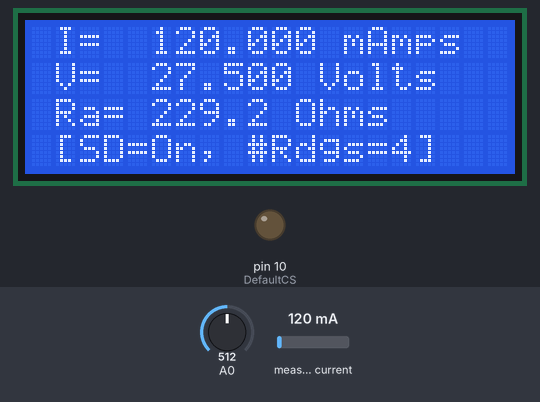
A sketch run on a simulated Arduino Uno, built with avr-gcc and run on an emulated ATmega328P. On the bench: 20×4 character LCD, output pins drawn as LEDs (lit = HIGH). Inputs (shaded band) come from the test bench; at power-on: measured current 120 mA, A0 = 512. Storage starts empty.

Above: at 4.3 s.
4.4 s: measured current set to 40 mA
At 4.76 s:
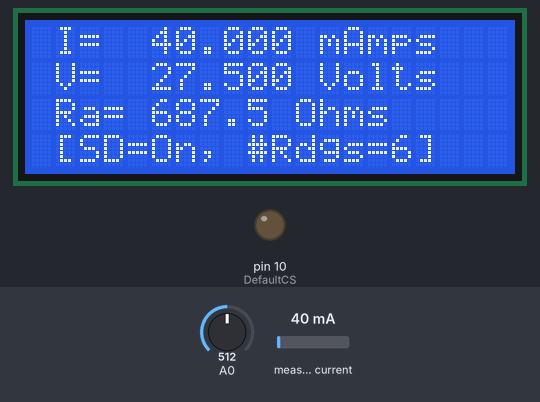
7.4 s: A0 set to 82
At 7.83 s:
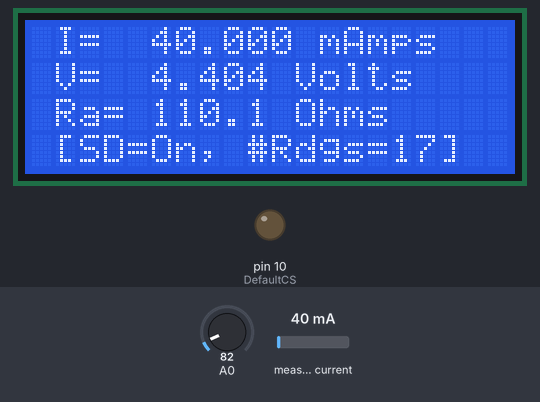
9.1 s: A0 set to 70
At 9.5 s:
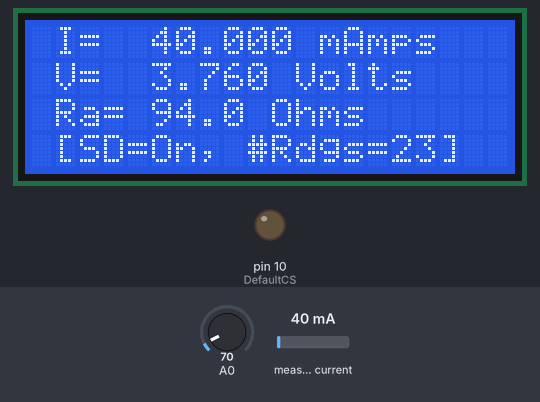
12.1 s: measured current set to 500 mA
At 12.55 s:
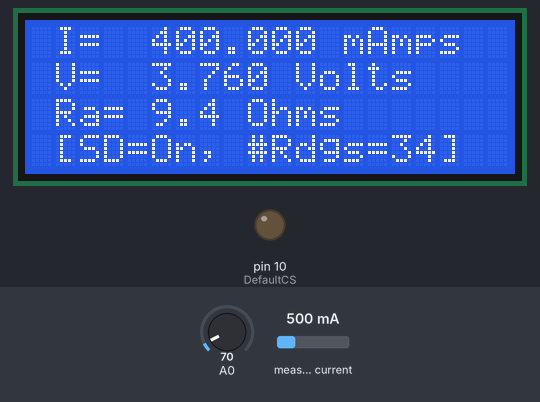
13.9 s: A0 set to 122
At 14.22 s:
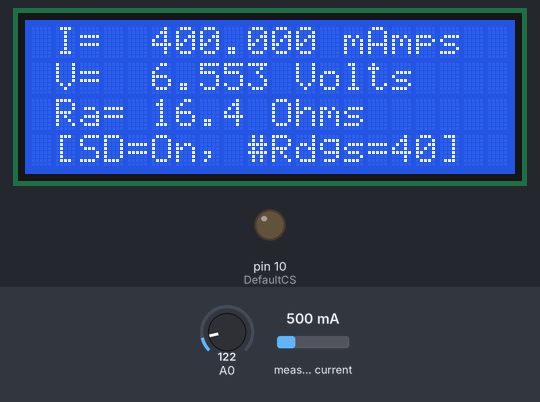
15.5 s: A0 set to 0
At 15.88 s:
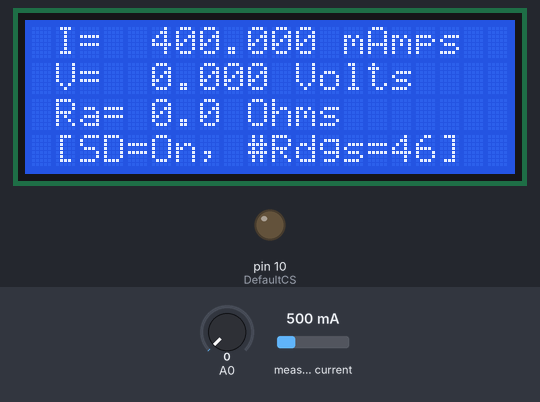

The sketch:

ic_commands.ino
```cpp
//Include libraries
#include <Wire.h>
#include <Adafruit_INA219.h>
#include <LiquidCrystal_I2C.h>
#include <SD.h>

// INA219 Sensor and LCD screen attached to
//   I2C (Inter-Integrated Circuit) bus as follows:
// SDA (Serial Data Line) - pin A4 (pink)
// SCL (Serial Clock Line) - pin A5 (white)

// Set the I2C address for each device
Adafruit_INA219 ina219;
LiquidCrystal_I2C lcd(0x27, 2, 1, 0, 4, 5, 6, 7, 3, POSITIVE);

// SD card attached to
//   SPI (Serial Peripheral Interface) bus as follows:
// MOSI (Master Out Slave In) - pin 11 (yellow)
// MISO (Master In Slave Out) - pin 12 (green)
// SLK (Serial Clock) - pin 13 (orange)
// CS (Chip Select) - pin 10 (blue)
const int DefaultCS = 10; // Default output

// Set adequate length for string transfer to SD card
char buffer [10];

int id = 1;

//-----------------------------------------------------------
//  SETUP     SETUP     SETUP     SETUP     SETUP     SETUP
//-----------------------------------------------------------

// void setup, to run once:
void setup()
{
  // Initialize communication with INA219 sensor
  ina219.begin();
  // Sensor defaults calibration in 32V, 2A range
  // Set a lower 16V, 400mA calibration range to improve precision
  ina219.setCalibration_16V_400mA();

  // Initialize communication with lcd screen
  lcd.begin(20, 4);
  // Print title
  lcd.setCursor(0, 0);
  lcd.print("Resistivity Test");
  // Print author
  lcd.setCursor(0, 1);
  lcd.print("  by BDG @ UVA");
  // Wait
  delay(1000);
  // Print Status 1
  lcd.setCursor(0, 2);
  lcd.print("Booting...");
  lcd.setCursor(0, 3);
  // Wait
  delay(1000);

  // Set default CS pin as output
  pinMode(DefaultCS, OUTPUT);
  // See if SD card is present and can be initialized
  if (!SD.begin(DefaultCS)) {
    lcd.print("Card failed"); // Print Error 1
    return; // Exit void setup
  }
  // See if file can be written/opened
  File logFile = SD.open("LOG.csv", FILE_WRITE);
  if (logFile)
  {
    logFile.println(", ,"); // Write a leading blank line
    String header = "I, V, R";
    logFile.println(header); // Write header
    logFile.close(); // and close file
    lcd.print("File initialized..."); // Print Status 2
  }
  else
  {
    lcd.print("File failed"); // Else, print Error 2
  }
  delay(1000);
}

//--------------------------------------------------------
//  LOOP    LOOP    LOOP    LOOP    LOOP    LOOP    LOOP
//--------------------------------------------------------

// void loop, to run repeatedly:
void loop()
{
  // Clear screen
  lcd.clear();

  // Get current in mA from INA219 sensor
  float current_mA = ina219.getCurrent_mA();
  // Convert to SI unit
  float current = (current_mA / 1000);
  // Print current
  lcd.setCursor(1, 0);
  lcd.print("I=  ");
  lcd.print(current_mA,3);
  lcd.print(" mAmps");

  // Arduino senses voltage in 0-5V range
  // A voltage divider creates an ouput voltage that is a fraction of the input
  float Ra = 1000000; // input resistor value of voltage divider
  float Rb = 100000; // output resistor value of voltage divider
  float RR = (Rb/(Ra+Rb)); // voltage divider ratio
  // Read analog value from sensor A0
  int value0 = analogRead(A0);
  // Calculate voltage sensed at output of voltage divider
  float vraw = (value0*5.0/1024);
  // Adjust voltage at input of voltage divider
  float voltage = (vraw / RR);
  // Print voltage
  lcd.setCursor(1, 1);
  lcd.print("V=  ");
  lcd.print(voltage,3);
  lcd.print(" Volts");

  // Calculate resistance based on Ohm's law
  float resistance = (voltage / current);
  // Print resistance
  lcd.setCursor(1, 2);
  lcd.print("Ra= ");
  lcd.print(resistance,1);
  lcd.print(" Ohms");
  lcd.setCursor(1, 3);

  // Compile current, voltage, and resistance data into a string
  String dataString = String(dtostrf(current,8,4,buffer)) + "," + dtostrf(voltage,8,6,buffer) + "," + dtostrf(resistance,8,4,buffer);
  //See if file can be written/opened
  File logFile = SD.open("LOG.csv", FILE_WRITE);
  if (logFile) {
    logFile.println(dataString); // Write string
    logFile.close(); // and close file
    lcd.print("[SD=On, #Rdgs="); // Print Status 3
    lcd.print(id);
    lcd.print("]");
  }
  else {
    lcd.print("[SD=Off]"); // Else, print Error 3
  }
  id++;
  delay(200);
}
```
